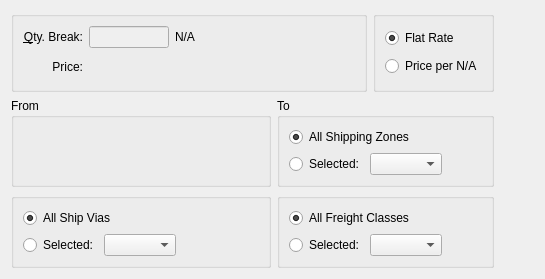
       <widget class="QWidget" name="page">
        <layout class="QGridLayout">
         <item row="0" column="0">
          <layout class="QHBoxLayout">
           <item>
            <layout class="QVBoxLayout">
             <item>
              <layout class="QGridLayout">
               <item row="0" column="0" colspan="2">
                <widget class="QGroupBox" name="_freightRateGroup">
                 <property name="title">
                  <string/>
                 </property>
                 <layout class="QGridLayout">
                  <item row="0" column="0">
                   <widget class="XLabel" name="_qtyBreakFreightLit">
                    <property name="text">
                     <string>&amp;Qty. Break:</string>
                    </property>
                    <property name="alignment">
                     <set>Qt::AlignRight|Qt::AlignTrailing|Qt::AlignVCenter</set>
                    </property>
                    <property name="buddy">
                     <cstring>_qtyBreakFreight</cstring>
                    </property>
                   </widget>
                  </item>
                  <item row="0" column="1">
                   <layout class="QHBoxLayout">
                    <item>
                     <widget class="XLineEdit" name="_qtyBreakFreight">
                      <property name="enabled">
                       <bool>false</bool>
                      </property>
                      <property name="sizePolicy">
                       <sizepolicy hsizetype="Preferred" vsizetype="Fixed">
                        <horstretch>0</horstretch>
                        <verstretch>0</verstretch>
                       </sizepolicy>
                      </property>
                      <property name="minimumSize">
                       <size>
                        <width>0</width>
                        <height>22</height>
                       </size>
                      </property>
                      <property name="maximumSize">
                       <size>
                        <width>80</width>
                        <height>32767</height>
                       </size>
                      </property>
                      <property name="alignment">
                       <set>Qt::AlignRight</set>
                      </property>
                     </widget>
                    </item>
                    <item>
                     <widget class="XLabel" name="_qtyBreakFreightUOM">
                      <property name="text">
                       <string>N/A</string>
                      </property>
                     </widget>
                    </item>
                    <item>
                     <spacer>
                      <property name="orientation">
                       <enum>Qt::Horizontal</enum>
                      </property>
                      <property name="sizeHint" stdset="0">
                       <size>
                        <width>40</width>
                        <height>20</height>
                       </size>
                      </property>
                     </spacer>
                    </item>
                   </layout>
                  </item>
                  <item row="1" column="0">
                   <widget class="XLabel" name="_priceFreightLit">
                    <property name="text">
                     <string>Price:</string>
                    </property>
                    <property name="alignment">
                     <set>Qt::AlignRight|Qt::AlignTrailing|Qt::AlignVCenter</set>
                    </property>
                   </widget>
                  </item>
                  <item row="1" column="1">
                   <layout class="QHBoxLayout">
                    <item>
                     <widget class="CurrCluster" name="_priceFreight">
                      <property name="minimumSize">
                       <size>
                        <width>160</width>
                        <height>0</height>
                       </size>
                      </property>
                      <property name="format">
                       <enum>CurrDisplay::Cost</enum>
                      </property>
                      <property name="currencyDisabled">
                       <bool>true</bool>
                      </property>
                     </widget>
                    </item>
                    <item>
                     <spacer>
                      <property name="orientation">
                       <enum>Qt::Horizontal</enum>
                      </property>
                      <property name="sizeHint" stdset="0">
                       <size>
                        <width>16</width>
                        <height>26</height>
                       </size>
                      </property>
                     </spacer>
                    </item>
                   </layout>
                  </item>
                 </layout>
                </widget>
               </item>
               <item row="0" column="2">
                <widget class="QGroupBox" name="_typeFreightGroup">
                 <property name="title">
                  <string/>
                 </property>
                 <layout class="QGridLayout">
                  <item row="0" column="0">
                   <widget class="QRadioButton" name="_flatRateFreight">
                    <property name="text">
                     <string>Flat Rate</string>
                    </property>
                    <property name="checked">
                     <bool>true</bool>
                    </property>
                   </widget>
                  </item>
                  <item row="1" column="0">
                   <widget class="QRadioButton" name="_perUOMFreight">
                    <property name="text">
                     <string>Price per N/A</string>
                    </property>
                   </widget>
                  </item>
                 </layout>
                </widget>
               </item>
               <item row="1" column="0">
                <widget class="WarehouseGroup" name="_siteFreight">
                 <property name="title">
                  <string>From</string>
                 </property>
                 <property name="fixedSize">
                  <bool>false</bool>
                 </property>
                </widget>
               </item>
               <item row="1" column="1" colspan="2">
                <widget class="QGroupBox" name="_zoneFreightGroup">
                 <property name="title">
                  <string>To</string>
                 </property>
                 <layout class="QGridLayout">
                  <item row="0" column="0" colspan="2">
                   <widget class="QRadioButton" name="_allZonesFreight">
                    <property name="text">
                     <string>All Shipping Zones</string>
                    </property>
                    <property name="checked">
                     <bool>true</bool>
                    </property>
                   </widget>
                  </item>
                  <item row="1" column="0">
                   <widget class="QRadioButton" name="_selectedZoneFreight">
                    <property name="text">
                     <string>Selected:</string>
                    </property>
                   </widget>
                  </item>
                  <item row="1" column="1">
                   <layout class="QHBoxLayout">
                    <item>
                     <widget class="XComboBox" name="_zoneFreight"/>
                    </item>
                    <item>
                     <spacer>
                      <property name="orientation">
                       <enum>Qt::Horizontal</enum>
                      </property>
                      <property name="sizeHint" stdset="0">
                       <size>
                        <width>40</width>
                        <height>20</height>
                       </size>
                      </property>
                     </spacer>
                    </item>
                   </layout>
                  </item>
                 </layout>
                </widget>
               </item>
               <item row="2" column="0">
                <widget class="QGroupBox" name="_shipViaFreightGroup">
                 <property name="title">
                  <string/>
                 </property>
                 <layout class="QGridLayout">
                  <item row="0" column="0" colspan="2">
                   <widget class="QRadioButton" name="_allShipViasFreight">
                    <property name="text">
                     <string>All Ship Vias</string>
                    </property>
                    <property name="checked">
                     <bool>true</bool>
                    </property>
                   </widget>
                  </item>
                  <item row="1" column="0">
                   <widget class="QRadioButton" name="_selectedShipViaFreight">
                    <property name="text">
                     <string>Selected:</string>
                    </property>
                   </widget>
                  </item>
                  <item row="1" column="1">
                   <layout class="QHBoxLayout">
                    <item>
                     <widget class="XComboBox" name="_shipViaFreight"/>
                    </item>
                    <item>
                     <spacer>
                      <property name="orientation">
                       <enum>Qt::Horizontal</enum>
                      </property>
                      <property name="sizeHint" stdset="0">
                       <size>
                        <width>40</width>
                        <height>20</height>
                       </size>
                      </property>
                     </spacer>
                    </item>
                   </layout>
                  </item>
                 </layout>
                </widget>
               </item>
               <item row="2" column="1" colspan="2">
                <widget class="QGroupBox" name="_freightClassGroup">
                 <property name="title">
                  <string/>
                 </property>
                 <layout class="QGridLayout">
                  <item row="0" column="0" colspan="2">
                   <widget class="QRadioButton" name="_allFreightClasses">
                    <property name="text">
                     <string>All Freight Classes</string>
                    </property>
                    <property name="checked">
                     <bool>true</bool>
                    </property>
                   </widget>
                  </item>
                  <item row="1" column="0">
                   <widget class="QRadioButton" name="_selectedFreightClass">
                    <property name="text">
                     <string>Selected:</string>
                    </property>
                   </widget>
                  </item>
                  <item row="1" column="1">
                   <layout class="QHBoxLayout">
                    <item>
                     <widget class="XComboBox" name="_freightClass"/>
                    </item>
                    <item>
                     <spacer>
                      <property name="orientation">
                       <enum>Qt::Horizontal</enum>
                      </property>
                      <property name="sizeHint" stdset="0">
                       <size>
                        <width>40</width>
                        <height>20</height>
                       </size>
                      </property>
                     </spacer>
                    </item>
                   </layout>
                  </item>
                 </layout>
                </widget>
               </item>
              </layout>
             </item>
             <item>
              <spacer>
               <property name="orientation">
                <enum>Qt::Vertical</enum>
               </property>
               <property name="sizeHint" stdset="0">
                <size>
                 <width>20</width>
                 <height>0</height>
                </size>
               </property>
              </spacer>
             </item>
            </layout>
           </item>
           <item>
            <spacer>
             <property name="orientation">
              <enum>Qt::Horizontal</enum>
             </property>
             <property name="sizeHint" stdset="0">
              <size>
               <width>40</width>
               <height>20</height>
              </size>
             </property>
            </spacer>
           </item>
          </layout>
         </item>
        </layout>
       </widget>
